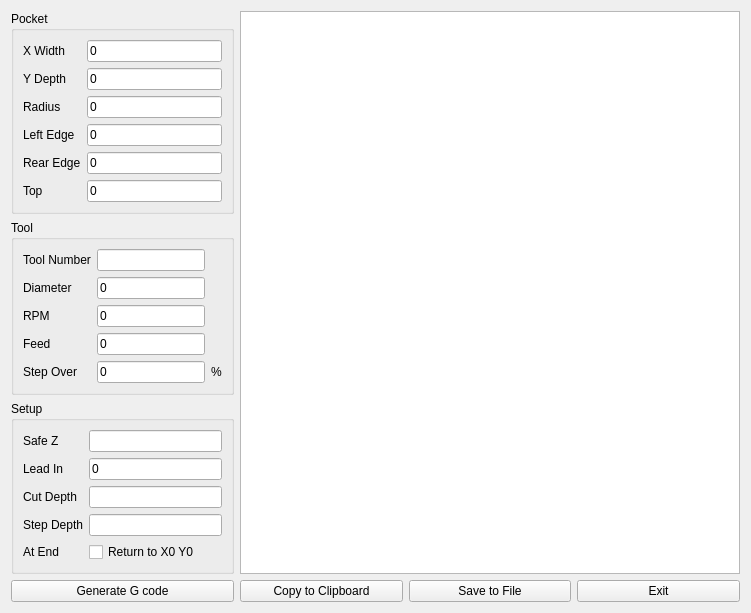
      <widget class="QWidget" name="tab_3">
       <attribute name="title">
        <string>Pocket</string>
       </attribute>
       <layout class="QGridLayout" name="gridLayout_9">
        <item row="3" column="0">
         <widget class="QPushButton" name="pocketGeneratePB">
          <property name="text">
           <string>Generate G code</string>
          </property>
         </widget>
        </item>
        <item row="1" column="0">
         <widget class="QGroupBox" name="groupBox_5">
          <property name="maximumSize">
           <size>
            <width>250</width>
            <height>16777215</height>
           </size>
          </property>
          <property name="title">
           <string>Tool</string>
          </property>
          <layout class="QGridLayout" name="gridLayout_7">
           <item row="1" column="0">
            <widget class="QLabel" name="label_21">
             <property name="text">
              <string>Diameter</string>
             </property>
            </widget>
           </item>
           <item row="1" column="1">
            <widget class="QLineEdit" name="pocketToolDia">
             <property name="text">
              <string>0</string>
             </property>
             <property name="name" stdset="0">
              <string>Diameter</string>
             </property>
            </widget>
           </item>
           <item row="3" column="0">
            <widget class="QLabel" name="label_22">
             <property name="text">
              <string>Feed</string>
             </property>
            </widget>
           </item>
           <item row="2" column="0">
            <widget class="QLabel" name="label_23">
             <property name="text">
              <string>RPM</string>
             </property>
            </widget>
           </item>
           <item row="2" column="1">
            <widget class="QLineEdit" name="pocketRPM">
             <property name="text">
              <string>0</string>
             </property>
             <property name="name" stdset="0">
              <string>RPM</string>
             </property>
            </widget>
           </item>
           <item row="4" column="0">
            <widget class="QLabel" name="label_24">
             <property name="text">
              <string>Step Over</string>
             </property>
            </widget>
           </item>
           <item row="3" column="1">
            <widget class="QLineEdit" name="pocketFeed">
             <property name="text">
              <string>0</string>
             </property>
             <property name="name" stdset="0">
              <string>Feed</string>
             </property>
            </widget>
           </item>
           <item row="4" column="1">
            <widget class="QLineEdit" name="pocketStep">
             <property name="text">
              <string>0</string>
             </property>
             <property name="name" stdset="0">
              <string>Step Over</string>
             </property>
            </widget>
           </item>
           <item row="4" column="2">
            <widget class="QLabel" name="label_25">
             <property name="text">
              <string>%</string>
             </property>
            </widget>
           </item>
           <item row="0" column="0">
            <widget class="QLabel" name="label_26">
             <property name="text">
              <string>Tool Number</string>
             </property>
            </widget>
           </item>
           <item row="0" column="1">
            <widget class="QLineEdit" name="pocketTool">
             <property name="name" stdset="0">
              <string>Tool Number</string>
             </property>
            </widget>
           </item>
          </layout>
         </widget>
        </item>
        <item row="0" column="0">
         <widget class="QGroupBox" name="groupBox_4">
          <property name="maximumSize">
           <size>
            <width>250</width>
            <height>16777215</height>
           </size>
          </property>
          <property name="title">
           <string>Pocket</string>
          </property>
          <layout class="QGridLayout" name="gridLayout_6">
           <item row="0" column="1">
            <widget class="QLineEdit" name="pocketWidthX">
             <property name="text">
              <string>0</string>
             </property>
             <property name="name" stdset="0">
              <string>X Width</string>
             </property>
            </widget>
           </item>
           <item row="0" column="0">
            <widget class="QLabel" name="label_16">
             <property name="text">
              <string>X Width</string>
             </property>
            </widget>
           </item>
           <item row="1" column="0">
            <widget class="QLabel" name="label_17">
             <property name="text">
              <string>Y Depth</string>
             </property>
            </widget>
           </item>
           <item row="1" column="1">
            <widget class="QLineEdit" name="pocketDepthY">
             <property name="text">
              <string>0</string>
             </property>
             <property name="name" stdset="0">
              <string>Y Depth</string>
             </property>
            </widget>
           </item>
           <item row="3" column="0">
            <widget class="QLabel" name="label_18">
             <property name="text">
              <string>Left Edge</string>
             </property>
            </widget>
           </item>
           <item row="4" column="0">
            <widget class="QLabel" name="label_19">
             <property name="text">
              <string>Rear Edge</string>
             </property>
            </widget>
           </item>
           <item row="3" column="1">
            <widget class="QLineEdit" name="pocketLeft">
             <property name="text">
              <string>0</string>
             </property>
             <property name="name" stdset="0">
              <string>Left Edge</string>
             </property>
            </widget>
           </item>
           <item row="5" column="0">
            <widget class="QLabel" name="label_20">
             <property name="text">
              <string>Top</string>
             </property>
            </widget>
           </item>
           <item row="4" column="1">
            <widget class="QLineEdit" name="pocketRear">
             <property name="text">
              <string>0</string>
             </property>
             <property name="name" stdset="0">
              <string>Rear Edge</string>
             </property>
            </widget>
           </item>
           <item row="5" column="1">
            <widget class="QLineEdit" name="pocketTop">
             <property name="text">
              <string>0</string>
             </property>
             <property name="name" stdset="0">
              <string>Top</string>
             </property>
            </widget>
           </item>
           <item row="2" column="0">
            <widget class="QLabel" name="label_33">
             <property name="text">
              <string>Radius</string>
             </property>
            </widget>
           </item>
           <item row="2" column="1">
            <widget class="QLineEdit" name="pocketRadius">
             <property name="text">
              <string>0</string>
             </property>
            </widget>
           </item>
          </layout>
         </widget>
        </item>
        <item row="2" column="0">
         <widget class="QGroupBox" name="groupBox_6">
          <property name="maximumSize">
           <size>
            <width>250</width>
            <height>16777215</height>
           </size>
          </property>
          <property name="title">
           <string>Setup</string>
          </property>
          <layout class="QGridLayout" name="gridLayout_8">
           <item row="3" column="1">
            <widget class="QLineEdit" name="pocketStepDepth">
             <property name="name" stdset="0">
              <string>Step Depth</string>
             </property>
            </widget>
           </item>
           <item row="1" column="0">
            <widget class="QLabel" name="label_27">
             <property name="text">
              <string>Lead In</string>
             </property>
            </widget>
           </item>
           <item row="1" column="1">
            <widget class="QLineEdit" name="pocketLeadIn">
             <property name="text">
              <string>0</string>
             </property>
             <property name="name" stdset="0">
              <string>Lead In</string>
             </property>
            </widget>
           </item>
           <item row="2" column="0">
            <widget class="QLabel" name="label_28">
             <property name="text">
              <string>Cut Depth</string>
             </property>
            </widget>
           </item>
           <item row="2" column="1">
            <widget class="QLineEdit" name="pocketCutDepth">
             <property name="name" stdset="0">
              <string>Cut Depth</string>
             </property>
            </widget>
           </item>
           <item row="0" column="0">
            <widget class="QLabel" name="label_30">
             <property name="text">
              <string>Safe Z</string>
             </property>
            </widget>
           </item>
           <item row="3" column="0">
            <widget class="QLabel" name="label_29">
             <property name="text">
              <string>Step Depth</string>
             </property>
            </widget>
           </item>
           <item row="0" column="1">
            <widget class="QLineEdit" name="pocketSafeZ"/>
           </item>
           <item row="4" column="0">
            <widget class="QLabel" name="label_32">
             <property name="text">
              <string>At End</string>
             </property>
            </widget>
           </item>
           <item row="4" column="1">
            <widget class="QCheckBox" name="pocketReturnCB">
             <property name="text">
              <string>Return to X0 Y0</string>
             </property>
            </widget>
           </item>
          </layout>
         </widget>
        </item>
        <item row="3" column="1">
         <widget class="QPushButton" name="pocketCopyPB">
          <property name="text">
           <string>Copy to Clipboard</string>
          </property>
         </widget>
        </item>
        <item row="3" column="2">
         <widget class="QPushButton" name="pocketSavePB">
          <property name="text">
           <string>Save to File</string>
          </property>
         </widget>
        </item>
        <item row="3" column="3">
         <widget class="QPushButton" name="pocketExitPB">
          <property name="text">
           <string>Exit</string>
          </property>
         </widget>
        </item>
        <item row="0" column="1" rowspan="3" colspan="3">
         <widget class="QPlainTextEdit" name="pocketPTE">
          <property name="minimumSize">
           <size>
            <width>500</width>
            <height>0</height>
           </size>
          </property>
          <property name="font">
           <font>
            <family>Courier</family>
            <pointsize>12</pointsize>
            <weight>75</weight>
            <bold>true</bold>
           </font>
          </property>
         </widget>
        </item>
       </layout>
      </widget>
